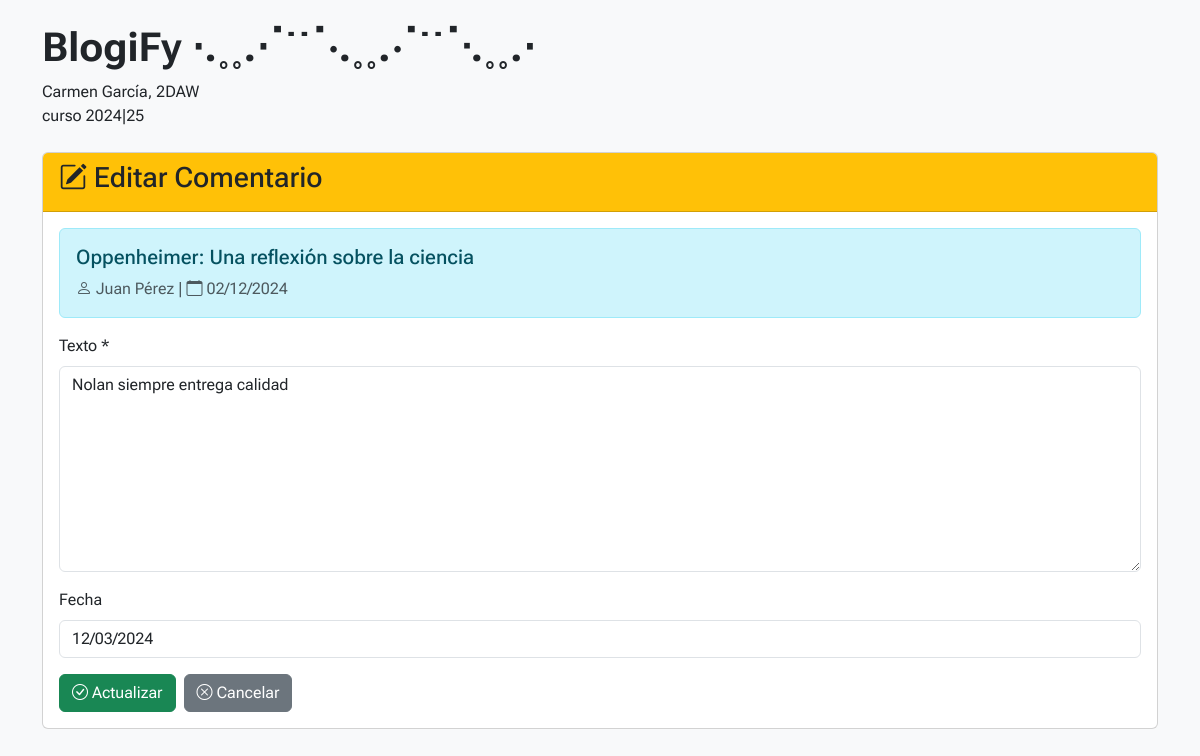
Page /practicaParaExamen/editarComentario.php?idCom=4 (signed in) on the committed database.
### tables this page shows
CREATE TABLE IF NOT EXISTS comentario (
    idCom INT AUTO_INCREMENT PRIMARY KEY,
    fecha DATE NOT NULL,
    texto TEXT NOT NULL,
    idUsu INT NOT NULL,
    idArt INT NOT NULL,
    idPadre INT NULL,
    FOREIGN KEY (idUsu) REFERENCES usuario(idUsu) ON DELETE CASCADE,
    FOREIGN KEY (idArt) REFERENCES articulo(idArt) ON DELETE CASCADE,
    FOREIGN KEY (idPadre) REFERENCES comentario(idCom) ON DELETE CASCADE,
    INDEX idx_articulo (idArt),
    INDEX idx_usuario (idUsu),
    INDEX idx_padre (idPadre)
);

CREATE TABLE IF NOT EXISTS articulo (
    idArt INT AUTO_INCREMENT PRIMARY KEY,
    titulo VARCHAR(255) NOT NULL,
    texto TEXT NOT NULL,
    positivos INT DEFAULT 0,
    negativos INT DEFAULT 0,
    fecha DATE NOT NULL,
    idAut INT NOT NULL,
    FOREIGN KEY (idAut) REFERENCES usuario(idUsu) ON DELETE CASCADE,
    INDEX idx_autor (idAut),
    INDEX idx_fecha (fecha)
);

CREATE TABLE IF NOT EXISTS usuario (
    idUsu INT AUTO_INCREMENT PRIMARY KEY,
    email VARCHAR(255) NOT NULL UNIQUE,
    nombre VARCHAR(100) NOT NULL,
    clave VARCHAR(255) NOT NULL,
    apellido VARCHAR(100) NOT NULL,
    INDEX idx_email (email)
);

### practicaParaExamen/autoload.php (called while the page is built, shortened)
<?php
spl_autoload_register(function ($class) {
    $prefix = 'Blogify\\';
    $base_dir = __DIR__ . '/';
    $len = strlen($prefix);
    $relative_class = substr($class, $len);
    $parts = explode('\\', $relative_class);
    $className = array_pop($parts);
    $folders = array_map('strtolower', $parts);
    $folders[] = $className;
    $file = $base_dir . implode('/', $folders) . '.php';
});

### practicaParaExamen/session/Sesion.php (called while the page is built, shortened)
<?php
class Sesion
{
    private static $instance = null;
    public static function init()
    {
        if (self::$instance === null) {
            self::$instance = new self();
        }
        return self::$instance;
    }
    public function get($clave)
    {
        return $_SESSION[$clave] ?? null;
    }
}

### practicaParaExamen/config.php (called while the page is built, shortened)
<?php
require_once __DIR__ . '/autoload.php';
$sesion = Sesion::init();

### practicaParaExamen/editarComentario.php (the view, shortened to what this page needs)
<?php
require_once 'config.php';
$idCom = (int)$_GET['idCom'];
$sql = "SELECT c.*, a.titulo, a.fecha as fechaArt, u.nombre as nombreArt, u.apellido as apellidoArt
        FROM comentario c
        INNER JOIN articulo a ON c.idArt = a.idArt
        INNER JOIN usuario u ON a.idAut = u.idUsu
        WHERE c.idCom = :idCom";
$stmt = $pdo->prepare($sql);
$stmt->bindValue(':idCom', $idCom, PDO::PARAM_INT);
$stmt->execute();
$comentario = $stmt->fetch();
$usuario = [
    'idUsu' => $sesion->get('usuario_id'),
    'nombre' => $sesion->get('usuario_nombre'),
    'apellido' => $sesion->get('usuario_apellido')
];
$texto = $comentario['texto'];
$fecha = $comentario['fecha'];
?>
<!DOCTYPE html>
<html lang="es">
<head>
    <link href="https://cdn.jsdelivr.net/npm/bootstrap@5.3.0/dist/css/bootstrap.min.css" rel="stylesheet">
    <link rel="stylesheet" href="https://cdn.jsdelivr.net/npm/bootstrap-icons@1.11.0/font/bootstrap-icons.css">
</head>
<body>
    <div class="container">
        <header class="mt-4">
            <h1>BlogiFy ⋅.˳˳.⋅ॱ˙˙ॱ⋅.˳˳.⋅ॱ˙˙ॱᐧ.˳˳.⋅</h1>
            <p>
                <?= htmlspecialchars($usuario['nombre'] . " " . $usuario['apellido']) ?>, 2DAW<br />
                curso 2024|25
            </p>
        </header>
        <main class="mt-4">
            <div class="card">
                <div class="card-header bg-warning">
                    <h3><i class="bi bi-pencil-square"></i> Editar Comentario</h3>
                </div>
                <div class="card-body">
                    <div class="alert alert-info">
                        <h5><?= htmlspecialchars($comentario['titulo']) ?></h5>
                        <p class="mb-0 text-muted">
                            <i class="bi bi-person"></i> <?= htmlspecialchars($comentario['nombreArt'] . ' ' . $comentario['apellidoArt']) ?> |
                            <i class="bi bi-calendar"></i> <?= date('d/m/Y', strtotime($comentario['fechaArt'])) ?>
                        </p>
                    </div>
                    <form method="POST" action="">
                        <div class="mb-3">
                            <label for="texto" class="form-label">Texto *</label>
                            <textarea class="form-control" id="texto" name="texto" rows="8" required autofocus><?= htmlspecialchars($texto) ?></textarea>
                        </div>
                        <div class="mb-3">
                            <label for="fecha" class="form-label">Fecha</label>
                            <input type="date" class="form-control" id="fecha" name="fecha"
                                   value="<?= $fecha ?>" readonly>
                        </div>
                        <div class="d-flex gap-2">
                            <button type="submit" class="btn btn-success">
                                <i class="bi bi-check-circle"></i> Actualizar
                            </button>
                            <a href="leer.php?idArt=<?= $comentario['idArt'] ?>" class="btn btn-secondary">
                                <i class="bi bi-x-circle"></i> Cancelar
                            </a>
                        </div>
                    </form>
                </div>
            </div>
        </main>
    </div>
</body>
</html>

### practicaParaExamen/editarComentario.php (style rules this page uses)
body { font-family: 'Roboto Flex', sans-serif; background-color: #f8f9fa; }
h1 { font-weight: 700; }

### rows in the picture
comentario: idArt.titulo "Oppenheimer: Una reflexión sobre la ciencia", usuario.nombre+apellido "Juan Pérez", idArt.fecha "02/12/2024", texto "Nolan siempre entrega calidad", fecha "12/03/2024"

### other values in the picture
$usuario['nombre'] . " " . $usuario['apellido'] "Carmen García"
